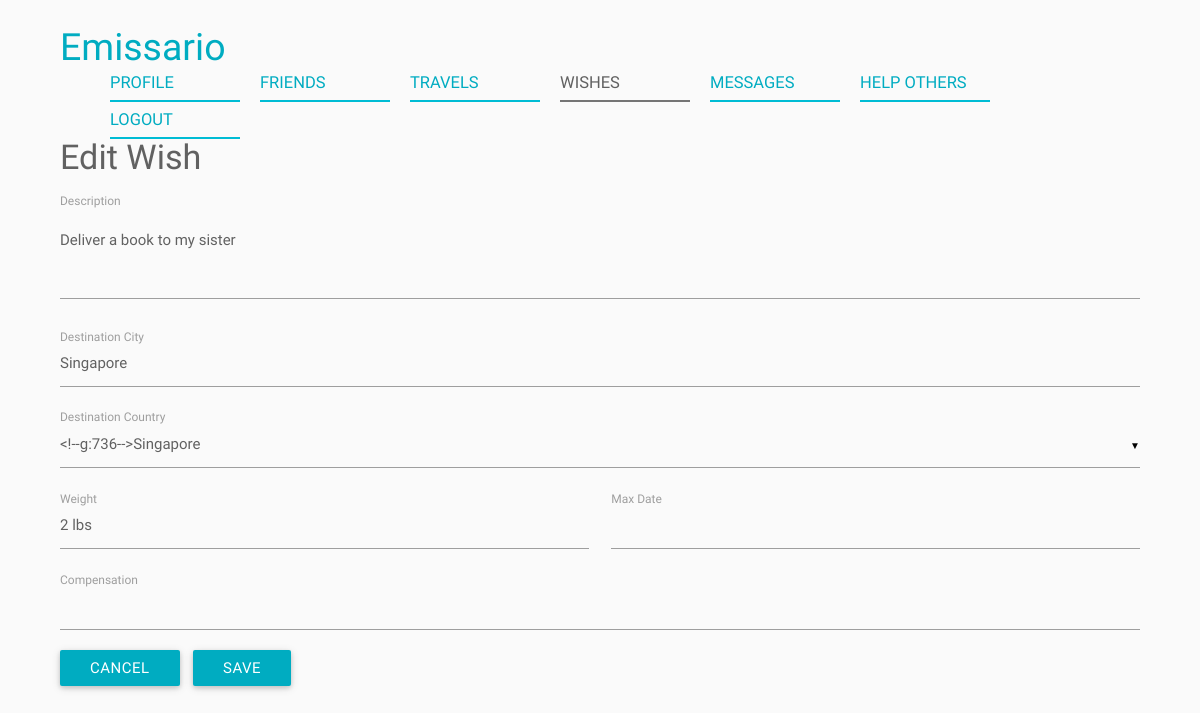
The app's page /index.php/wishes/edit/1 (signed in) with its own data.
### tables this page shows
CREATE TABLE IF NOT EXISTS Wish (
	ID BIGINT NOT NULL AUTO_INCREMENT,
    User_ID BIGINT NOT NULL,
    Description VARCHAR(1000) NOT NULL,
    Image BLOB NULL,
    Weight VARCHAR(50) NULL,
    Destination_City VARCHAR(100) NULL,
    Destination_Country VARCHAR(2) NULL,
    Max_Date DATE NULL,
    Compensation VARCHAR(100) NULL,
    Created_On DATETIME NULL,
    Modified_On DATETIME NULL,
    PRIMARY KEY (ID),
    FOREIGN KEY (User_ID) REFERENCES User (ID)
);

### application/controllers/wishes.php (called while the page is built, shortened)
<?php
class Wishes extends Controller
{
	public function edit($wishID = "")
	{
		$userID = $GLOBALS["helpers"]->siteHelper->getSession("userID");
		$wish = $this->beans->wishService->getWish($wishID, $userID);
		require APP . 'views/_templates/header.php';
		require APP . 'views/wishes/edit.php';
		require APP . 'views/_templates/footer.php';
	}
}

### index.php (called while the page is built, shortened)
<?php
require APP . '/core/controller.php';
$app = new Application();

### application/core/controller.php (called while the page is built, shortened)
<?php
class Controller
{
	function __construct()
	{
		$this->beans = new stdClass();
	}
	private function loadModels()
	{
		require APP . '/core/model.php';
		require APP . '/models/wishModel.php';
	}
	private function loadServices()
	{
		require APP . '/core/service.php';
		require APP . '/services/wishService.php';
	}
}

### application/core/service.php (called while the page is built)
<?php
class Service
{
	function __construct($beans)
	{
		$this->beans = $beans;
	}
}

### application/core/model.php (called while the page is built)
<?php
class Model
{
	function __construct($db)
	{
		try {
			$this->db = $db;
		} catch (PDOException $e) {
			exit('Database connection could not be established.');
		}
	}
}

### application/models/wishModel.php (called while the page is built, shortened)
<?php
class WishModel extends Model
{
	public function getWish($wishID, $userID = "")
	{
		$sql = "SELECT Wish.*,
					DATE_FORMAT(Wish.Max_Date, '%m/%d/%Y') AS Formatted_Max_Date,
					Country.Country_Name AS Destination_Country_Name
				FROM Wish
				LEFT JOIN Country ON Country.Country_Code = Wish.Destination_Country
				WHERE Wish.ID = :wish_id";
		if (is_numeric($userID)) {
			$sql .= " AND Wish.User_ID = :user_id";
		}
		$parameters = array(':wish_id' => $wishID);
		if (is_numeric($userID)) {
			$parameters[":user_id"] = $userID;
		}
		return $GLOBALS["helpers"]->queryHelper->getSingleRowObject($this->db, $sql, $parameters);
	}
}

### application/helpers/queryHelper.php (called while the page is built, shortened)
<?php
class QueryHelper
{
	public function getSingleRowObject($db, $sql, $parameters) {
		$query = $db->prepare($sql);
		$query->execute($parameters);
		$result = $query->fetch();
		return $result;
	}
}

### application/services/wishService.php (called while the page is built, shortened)
<?php
class WishService extends Service
{
	public function getWish($wishID, $userID = "")
	{
		return $this->beans->wishModel->getWish($wishID, $userID);
	}
}

### application/views/wishes/edit.php (the view, shortened to what this page needs)
<?php if (!$this) { exit(header('HTTP/1.0 403 Forbidden')); }
if (is_numeric($wishID))
{
	$title = "Edit Wish";
}
else
{
	$title = "New Wish";
	$cancelURL = URL_WITH_INDEX_FILE . "wishes";
}
?>
<div class="container">
	<h4><?php echo $title; ?></h4>
	<form id="form" method="post" action="<?php echo URL_WITH_INDEX_FILE; ?>wishes/save" class="col s12" novalidate="novalidate">
		<div class="row">
			<div class="input-field col s12">
				<textarea id="description" name="description" class="materialize-textarea validate" required aria-required="true" placeholder=""><?php echo $wish->Description ?></textarea>
				<label for="description">Description</label>
			</div>
		</div>
		<div class="row">
			<div class="input-field col s12">
				<input type="text" id="destinationCity" name="destinationCity" value="<?php echo $wish->Destination_City ?>" placeholder="" />
				<label for="destinationCity">Destination City</label>
			</div>
		</div>
		<div class="row">
			<div class="input-field col s12">
				<label for="destinationCountry">Destination Country</label>
			</div>
		</div>
		<div class="row">
			<div class="input-field col s6">
				<input type="text" id="weight" name="weight" value="<?php echo $wish->Weight ?>" placeholder="" />
				<label for="weight">Weight</label>
			</div>
			<div class="input-field col s6">
				<input type="text" id="maxDate" name="maxDate" value="<?php echo $wish->Formatted_Max_Date ?>" class="datepicker validate" placeholder="" />
				<label for="maxDate">Max Date</label>
			</div>
		</div>
		<div class="row">
			<div class="input-field col s12">
				<input type="text" id="compensation" name="compensation" value="<?php echo $wish->Compensation ?>" placeholder="" />
				<label for="compensation">Compensation</label>
			</div>
		</div>
		<a id="cancel" class="btn waves-effect waves-light">Cancel</a>
		<button type="submit" class="btn waves-effect waves-light" name="action">Save</button>
	</form>
</div>

### records on screen
wish: description "Deliver a book to my sister", destinationCity "Singapore", weight "2 lbs"

### other values on screen
$viewTitle "PROFILE"
$viewTitle "FRIENDS"
$viewTitle "TRAVELS"
$viewTitle "WISHES"
$viewTitle "MESSAGES"
$viewTitle "HELP OTHERS"
$title "Edit Wish"
